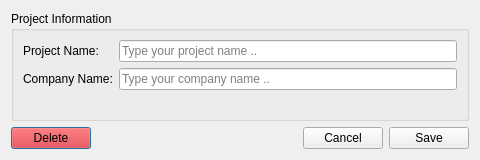
<?xml version="1.0" encoding="UTF-8"?>
<ui version="4.0">
 <class>DialogEdit</class>
 <widget class="QDialog" name="DialogEdit">
  <property name="geometry">
   <rect>
    <x>0</x>
    <y>0</y>
    <width>480</width>
    <height>160</height>
   </rect>
  </property>
  <property name="windowTitle">
   <string>Edit Project</string>
  </property>
  <layout class="QGridLayout" name="gridLayout">
   <item row="1" column="0">
    <widget class="QPushButton" name="pushButton_Delete">
     <property name="styleSheet">
      <string notr="true">background-color:red</string>
     </property>
     <property name="text">
      <string>Delete</string>
     </property>
    </widget>
   </item>
   <item row="1" column="3">
    <widget class="QPushButton" name="pushButton_OK">
     <property name="text">
      <string>Save</string>
     </property>
    </widget>
   </item>
   <item row="0" column="0" colspan="4">
    <widget class="QGroupBox" name="groupBox">
     <property name="title">
      <string>Project Information</string>
     </property>
     <layout class="QFormLayout" name="formLayout_e">
      <item row="0" column="0">
       <widget class="QLabel" name="label_e">
        <property name="text">
         <string>Project Name:</string>
        </property>
       </widget>
      </item>
      <item row="0" column="1">
       <widget class="QLineEdit" name="lineEdit_ProjectName">
        <property name="placeholderText">
         <string>Type your project name ..</string>
        </property>
       </widget>
      </item>
      <item row="1" column="0">
       <widget class="QLabel" name="label_e_2">
        <property name="text">
         <string>Company Name:</string>
        </property>
       </widget>
      </item>
      <item row="1" column="1">
       <widget class="QLineEdit" name="lineEdit_CompanyName">
        <property name="placeholderText">
         <string>Type your company name ..</string>
        </property>
       </widget>
      </item>
     </layout>
    </widget>
   </item>
   <item row="1" column="2">
    <widget class="QPushButton" name="pushButton_Cancel">
     <property name="text">
      <string>Cancel</string>
     </property>
    </widget>
   </item>
   <item row="1" column="1">
    <spacer name="horizontalSpacer">
     <property name="orientation">
      <enum>Qt::Horizontal</enum>
     </property>
     <property name="sizeHint" stdset="0">
      <size>
       <width>40</width>
       <height>20</height>
      </size>
     </property>
    </spacer>
   </item>
  </layout>
 </widget>
 <tabstops>
  <tabstop>lineEdit_ProjectName</tabstop>
  <tabstop>lineEdit_CompanyName</tabstop>
  <tabstop>pushButton_Cancel</tabstop>
  <tabstop>pushButton_OK</tabstop>
  <tabstop>pushButton_Delete</tabstop>
 </tabstops>
 <resources/>
 <connections/>
</ui>
